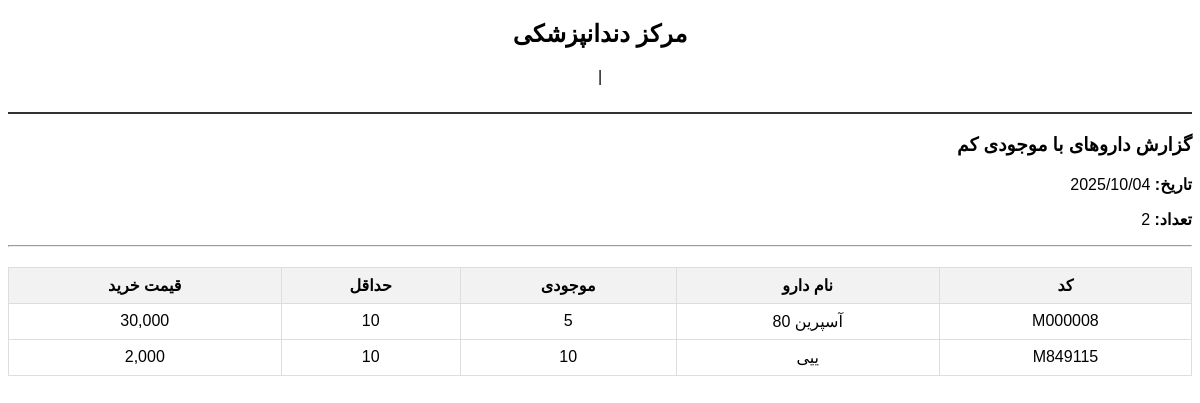
Screenshot of /reports/financial/stock_report.php with the database file from the repository.
### tables this page shows
CREATE TABLE IF NOT EXISTS medicines (
    id INT AUTO_INCREMENT PRIMARY KEY,
    medicine_code VARCHAR(20) UNIQUE NOT NULL,
    medicine_name VARCHAR(100) NOT NULL,
    medicine_name_en VARCHAR(100),
    category VARCHAR(50),
    manufacturer VARCHAR(100),
    unit VARCHAR(20) NOT NULL,
    purchase_price DECIMAL(10, 2) NOT NULL,
    sale_price DECIMAL(10, 2) NOT NULL,
    stock_quantity INT DEFAULT 0,
    min_stock_level INT DEFAULT 10,
    expiry_date DATE,
    description TEXT,
    supplier_name VARCHAR(100),
    supplier_phone VARCHAR(20),
    supplier_email VARCHAR(100),
    supplier_address TEXT,
    sale_patient_id INT,
    sale_code VARCHAR(20),
    sale_date DATE,
    sale_quantity INT,
    sale_unit_price DECIMAL(10, 2),
    sale_total_price DECIMAL(10, 2),
    movement_type ENUM('purchase', 'sale', 'adjustment'),
    movement_date DATE,
    movement_quantity INT,
    movement_notes TEXT,
    is_active TINYINT(1) DEFAULT 1,
    created_by INT,
    created_at DATETIME DEFAULT CURRENT_TIMESTAMP,
    updated_at DATETIME DEFAULT CURRENT_TIMESTAMP ON UPDATE CURRENT_TIMESTAMP,
    INDEX idx_medicine_code (medicine_code),
    INDEX idx_medicine_name_active (medicine_name, is_active),
    INDEX idx_category_active (category, is_active),
    INDEX idx_stock_alert (stock_quantity, min_stock_level),
    INDEX idx_expiry_alert (expiry_date, is_active),
    INDEX idx_sale_date (sale_date, sale_patient_id),
    INDEX idx_movement_date (movement_date, movement_type),
    INDEX idx_supplier_name (supplier_name),
    FOREIGN KEY (sale_patient_id) REFERENCES patients(id) ON DELETE SET NULL,
    FOREIGN KEY (created_by) REFERENCES users(id) ON DELETE SET NULL
);

### reports/financial/stock_report.php (called while the page is built, shortened)
<?php
require_once '../../config/config.php';
require_once '../../lib/pdf_helper.php';
$type = $_GET['type'] ?? 'low';
if ($type == 'low') {
    $medicines = fetchAll("SELECT * FROM medicines WHERE is_active = 1 AND stock_quantity <= min_stock_level ORDER BY stock_quantity ASC");
    $title = 'گزارش داروهای با موجودی کم';
} else {
    $medicines = fetchAll("SELECT * FROM medicines WHERE is_active = 1 AND expiry_date <= DATE_ADD(CURDATE(), INTERVAL 30 DAY) ORDER BY expiry_date ASC");
    $title = 'گزارش داروهای رو به انقضا';
}
$pdf = new SimplePDF();
$pdf->addHeader($title);
$pdf->addText('<strong>تاریخ:</strong> ' . date('Y/m/d'));
$pdf->addText('<strong>تعداد:</strong> ' . count($medicines));
$pdf->addText('<hr>');
if ($medicines) {
    $tableData = [];
    foreach ($medicines as $m) {
        if ($type == 'low') {
            $tableData[] = [
                $m['medicine_code'],
                $m['medicine_name'],
                $m['stock_quantity'],
                $m['min_stock_level'],
                number_format($m['purchase_price'])
            ];
        }
    }
    if ($type == 'low') {
        $pdf->addTable(['کد', 'نام دارو', 'موجودی', 'حداقل', 'قیمت خرید'], $tableData);
    } else {
        $pdf->addTable(['کد', 'نام دارو', 'موجودی', 'تاریخ انقضا', 'باقیمانده'], $tableData);
    }
} else {
    $pdf->addText('<p style="text-align:center;">موردی یافت نشد</p>');
}
$pdf->output();

### config/database.php (called while the page is built, shortened)
<?php
function getDBConnection()
{
    try {
        if (DB_TYPE === 'sqlite') {
            $db = new PDO('sqlite:' . DB_PATH);
            $db->setAttribute(PDO::ATTR_ERRMODE, PDO::ERRMODE_EXCEPTION);
            $db->setAttribute(PDO::ATTR_DEFAULT_FETCH_MODE, PDO::FETCH_ASSOC);
            $db->exec('PRAGMA foreign_keys = ON;');
            return $db;
        } else {
            $dsn = "mysql:host=" . DB_HOST . ";port=" . DB_PORT . ";dbname=" . DB_NAME . ";charset=" . DB_CHARSET;
            $options = [
                PDO::ATTR_ERRMODE => PDO::ERRMODE_EXCEPTION,
                PDO::ATTR_DEFAULT_FETCH_MODE => PDO::FETCH_ASSOC,
                PDO::ATTR_EMULATE_PREPARES => false,
            ];
            return new PDO($dsn, DB_USER, DB_PASS, $options);
        }
    } catch (PDOException $e) {
        die("Database connection failed: " . $e->getMessage());
    }
}
function executeQuery($query, $params = [])
{
    $db = getDBConnection();
    $stmt = $db->prepare($query);
    $stmt->execute($params);
    return $stmt;
}
function fetchOne($query, $params = [])
{
    $stmt = executeQuery($query, $params);
    return $stmt->fetch();
}

### config/config.php (called while the page is built, shortened)
<?php
require_once __DIR__ . '/database.php';
function getSetting($key, $default = '') {
    try {
        $setting = fetchOne("SELECT setting_value FROM system WHERE record_type = 'setting' AND setting_key = ?", [$key]);
        return $setting ? $setting['setting_value'] : $default;
    } catch (Exception $e) {
        return $default;
    }
}

### lib/pdf_helper.php (the view, shortened to what this page needs)
<?php
class SimplePDF {
    private $clinicInfo;
    private $content = [];
    public function __construct() {
        $this->loadClinicInfo();
    }
    private function loadClinicInfo() {
        require_once dirname(__DIR__) . '/config/config.php';
        $this->clinicInfo = [
            'name' => getSetting('clinic_name', 'مرکز دندانپزشکی'),
            'address' => getSetting('clinic_address', ''),
            'phone' => getSetting('clinic_phone', ''),
        ];
    }
    public function addHeader($title) {
        $this->content[] = ['type' => 'header', 'text' => $title];
    }
    public function addText($text) {
        $this->content[] = ['type' => 'text', 'text' => $text];
    }
    public function addTable($headers, $data) {
        $this->content[] = ['type' => 'table', 'headers' => $headers, 'data' => $data];
    }
    public function generateHTML() {
        $html = '<!DOCTYPE html><html><head><meta charset="UTF-8">';
        $html .= '<style>
            body { font-family: Tahoma, Arial; direction: rtl; text-align: right; }
            .header { text-align: center; border-bottom: 2px solid #333; padding-bottom: 10px; margin-bottom: 20px; }
            table { width: 100%; border-collapse: collapse; margin: 20px 0; }
            th, td { border: 1px solid #ddd; padding: 8px; text-align: center; }
            th { background-color: #f2f2f2; }
        </style></head><body>';
        $html .= '<div class="header">';
        $html .= '<h2>' . $this->clinicInfo['name'] . '</h2>';
        $html .= '<p>' . $this->clinicInfo['phone'] . ' | ' . $this->clinicInfo['address'] . '</p>';
        $html .= '</div>';
        foreach ($this->content as $item) {
            if ($item['type'] == 'header') {
                $html .= '<h3>' . $item['text'] . '</h3>';
            } elseif ($item['type'] == 'text') {
                $html .= '<p>' . $item['text'] . '</p>';
            } elseif ($item['type'] == 'table') {
                $html .= '<table><thead><tr>';
                foreach ($item['headers'] as $h) {
                    $html .= '<th>' . $h . '</th>';
                }
                $html .= '</tr></thead><tbody>';
                foreach ($item['data'] as $row) {
                    $html .= '<tr>';
                    foreach ($row as $cell) {
                        $html .= '<td>' . $cell . '</td>';
                    }
                    $html .= '</tr>';
                }
                $html .= '</tbody></table>';
            }
        }
        $html .= '</body></html>';
        return $html;
    }
    public function output($filename = 'document.html') {
        echo $this->generateHTML();
    }
}

### lib/pdf_helper.php (style rules this page uses)
body { font-family: Tahoma, Arial; direction: rtl; text-align: right; }
.header { text-align: center; border-bottom: 2px solid #333; padding-bottom: 10px; margin-bottom: 20px; }
table { width: 100%; border-collapse: collapse; margin: 20px 0; }
th, td { border: 1px solid #ddd; padding: 8px; text-align: center; }
th { background-color: #f2f2f2; }

### rows the page displays
medicines: medicine_code "M000008", medicine_name "آسپرین 80", stock_quantity "5", min_stock_level "10", cell "30,000"
medicines: medicine_code "M849115", medicine_name "ییی", cell "10", cell "2,000"

### other values shown
$this->clinicInfo['name'] "مرکز دندانپزشکی"
$item['text'] "گزارش داروهای با موجودی کم"
$item['text'] "تاریخ: 2025/10/04"
$item['text'] "تعداد: 2"
$h "کد"
$h "نام دارو"
$h "موجودی"
$h "حداقل"
$h "قیمت خرید"
